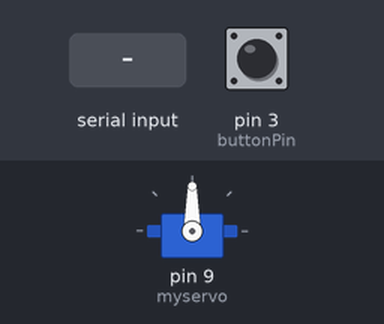
A sketch run on a simulated Arduino Uno, built with avr-gcc and run on an emulated ATmega328P. Shown: servo. The inputs (shaded band) are chosen by the test bench; at power-on: pin 3 (buttonPin) LOW.

Above: at 1.2 s.
1.3 s: byte 1 (1) received over Serial
At 2.0 s:
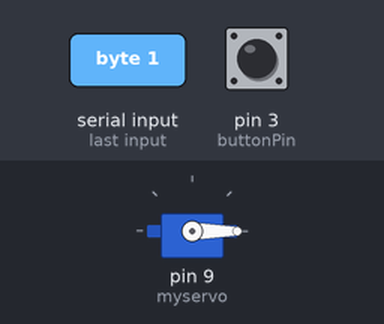
2.8 s: byte 2 (2) received over Serial
At 3.1 s:
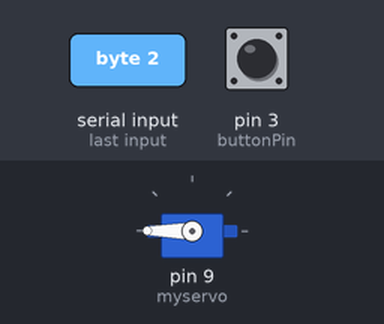
Timing chart, 0 to 5.8 s (numbered marks = the images above; inputs shaded):
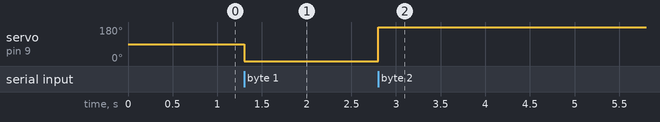

Measured:
- after the input at 1.3 s, servo on pin 9 (myservo): 90° → 0° at once
- after the input at 2.8 s, servo on pin 9 (myservo): 0° → 180° at once

The sketch:

CyberVoice_Demo_VC_Box.ino
```cpp
#include <Servo.h>

Servo myservo;  // create servo object to control a servo
// twelve servo objects can be created on most boards

const byte buttonPin = 3;       // 按鈕接在 Pin 3
unsigned long lastTime = 0;     // 儲存中斷觸發的時間
int buttonState = LOW;          // 儲存按鈕的狀態
int id = 0;                     // 儲存 Serial 的回傳值
int pos = 180;                  // 一開始關閉

void setup() {
  pinMode(buttonPin, INPUT);    // 將按鈕腳位設為數位輸入腳位
  myservo.attach(9);            // Servo PWM 輸入接在 Pin 9
  Serial.begin(115200);          // 初始化 Serial 物件並設定 115200bps

  // 指定 1 號中斷發生 RISING (電位由低變高) 時，
  // 呼叫自訂的函式 myISR
  attachInterrupt(1, myISR, RISING);
}

void loop() {
  // 若偵測到 Serial 回傳值，儲存到 id
  if (Serial.available()) {
    id = Serial.read();

    // 依照 id 值來判斷應該執行哪一個特效
    switch (id) {
      // Serial 回傳 0，代表向 Serial 傳送指令執行成功
      case 0:
        break;
      // Serial 回傳正整數，代表辨識到的指令 ID
      case 1:
        TurnAround("OPEN", 180);        // 打開
        break;
      case 2:
        TurnAround("CLOSE", 180);       // 關閉
        break;
      // Serial 回傳負數，代表向 Serial 傳送指令執行失敗
      default:
        break;
    }
  }
}


//  自訂的中斷處理函式
void myISR() {
  // 不同的按壓開關硬體，可能需使用不同的時間間隔來消除彈跳，
  // 若測試按鈕時發現異常，請嘗試調整時間間隔
  if (millis() - lastTime > 200) { // 距上次中斷已超過一段時間
    if (buttonState == LOW)
    {
      buttonState = HIGH;
      // 向 Serial 傳送指令: 開始錄音
      Serial.println("CYB6");
    }
    else
    {
      buttonState = LOW;
      // 向 Serial 傳送指令: 停止錄音
      Serial.println("CYB2");
    }
    lastTime = millis();  // 記錄本次中斷的時間
  }
}

void TurnAround(String direct, int angle) {
  if (direct == "OPEN")
    pos -= angle;
  else if (direct == "CLOSE")
    pos += angle;

  if (pos > 180)
    pos = 180;
  else if (pos < 0)
    pos = 0;

  myservo.write(pos);       // 通知 servo 轉到 'pos' 度
}
```
